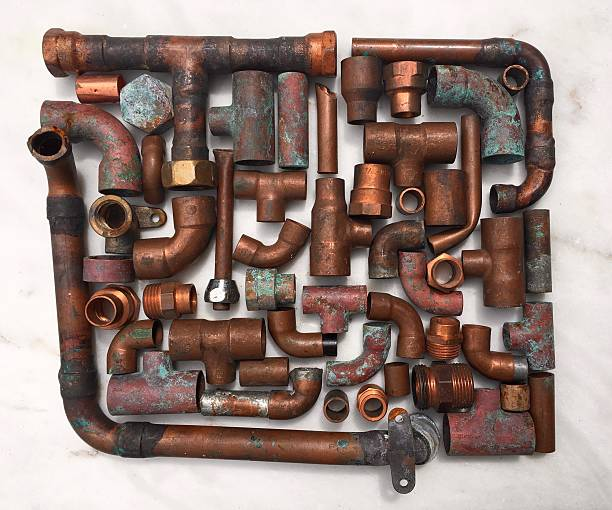
#> input picture Images/img3.jpg, 612 x 510 px
$ jupyter execute CorrosionDetection.ipynb
#> lines starting #> are read from the running program, lines starting #| are printed output that depends on the picture; after the words box and inside, x2 and y2 are one past the last pixel; in counts of white or black regions, pixels touching at a corner belong together; long printed decimals are rounded
# Corrosion Detection

### Detection of corrosion using Image Processing

[cell 1]
import cv2
#import PIL
import matplotlib.pyplot as plt
import numpy as np
#from PIL import Image

[cell 2]
file_path = 'Images/img3.jpg'
img = cv2.imread(file_path)
#> img is the input picture: shape (510, 612, 3); mean B, G, R 124.6, 131.4, 150.6
org = cv2.cvtColor(img, cv2.COLOR_BGR2RGB)
plt.imshow(org)

[cell 3]
resized_img = cv2.resize(org, (256, 256), interpolation = cv2.INTER_NEAREST)
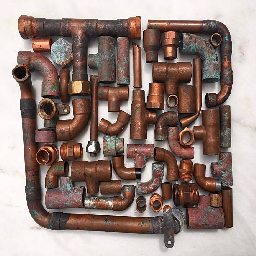
#> resized_img: shape (256, 256, 3); mean R, G, B 150.8, 131.5, 124.8
plt.imshow(resized_img)

[cell 4]
from mpl_toolkits.mplot3d import Axes3D
from matplotlib import cm
from matplotlib import colors

[cell 5]
r, g, b = cv2.split(resized_img)
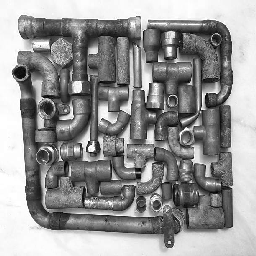
#> r: shape (256, 256); min 0, max 255, mean 150.8
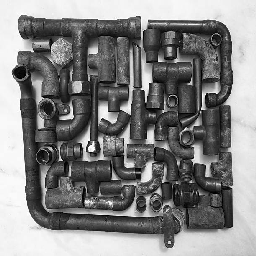
#> g: shape (256, 256); min 0, max 255, mean 131.5
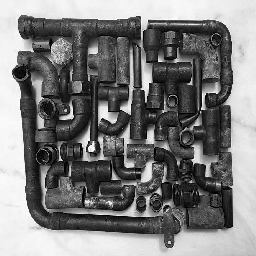
#> b: shape (256, 256); min 0, max 255, mean 124.8
fig = plt.figure()
axis = fig.add_subplot(1, 1, 1, projection="3d")
pixel_colors = resized_img.reshape((np.shape(resized_img)[0]*np.shape(resized_img)[1], 3))
norm = colors.Normalize(vmin=-1.,vmax=1.)
norm.autoscale(pixel_colors)
pixel_colors = norm(pixel_colors).tolist()
#> pixel_colors = 65536 items
axis.scatter(r.flatten(), g.flatten(), b.flatten(), facecolors=pixel_colors, marker=".")
axis.set_xlabel("Red")
axis.set_ylabel("Green")
axis.set_zlabel("Blue")
plt.show()
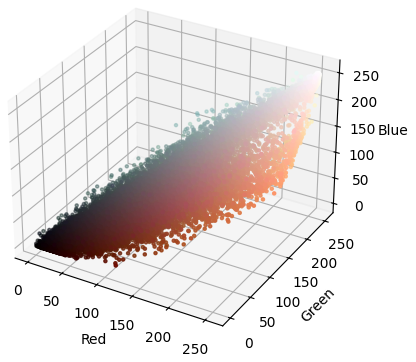
#> figure drawn by matplotlib, 1 panel

[cell 6]
from matplotlib import pyplot as plt
import cv2


resized_img2 = cv2.cvtColor(resized_img, cv2.COLOR_RGB2HSV)
#> resized_img2: shape (256, 256, 3); mean H, S, V 27.6, 64.7, 151.1

H, S, V = resized_img[:,:,0],resized_img[:,:,1],resized_img[:,:,2]

plt.figure(figsize=(10,8))
plt.subplot(311)                             #plot in the first cell
plt.subplots_adjust(hspace=.5)
plt.title("Hue")
plt.hist(np.ndarray.flatten(H), bins=180)
plt.subplot(312)                             #plot in the second cell
plt.title("Saturation")
plt.hist(np.ndarray.flatten(S), bins=128)
plt.subplot(313)                             #plot in the third cell
plt.title("Luminosity Value")
plt.hist(np.ndarray.flatten(V), bins=128)
plt.show()
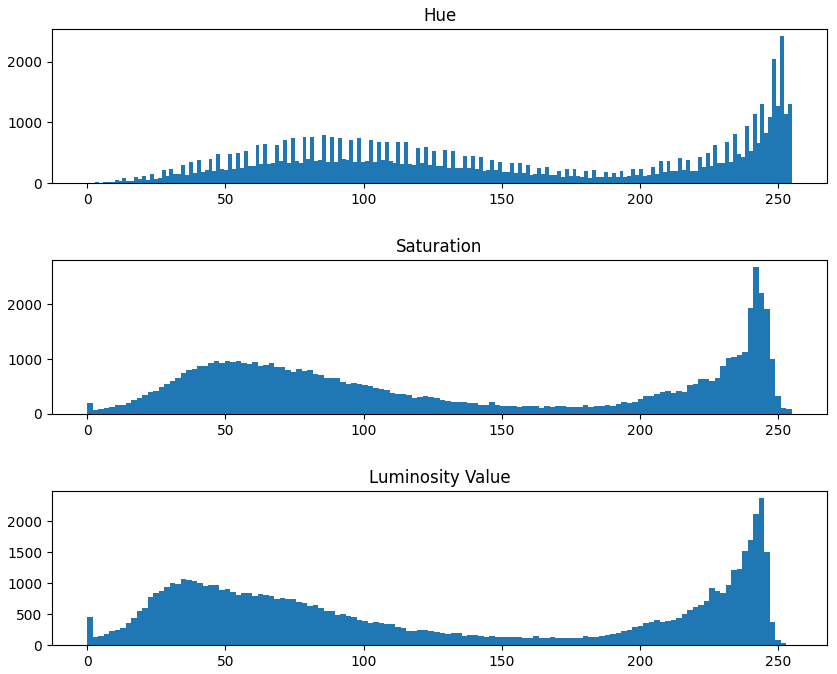
#> figure drawn by matplotlib, 3 panels; panel 1: tallest bar 2422 high, from x = 250.8 to 252.2; panel 2: tallest bar 2677 high, from x = 241.1 to 243; panel 3: tallest bar 2375 high, from x = 243 to 245
V

[cell 7]
frame=cv2.cvtColor(resized_img, cv2.COLOR_BGR2HSV)
#> frame: shape (256, 256, 3); mean H, S, V 110.7, 64.7, 151.1
plt.imshow(frame)

[cell 8]
lower = np.array([70, 25, 25])
upper = np.array([200,140, 150])


mask = cv2.inRange(frame,lower, upper)
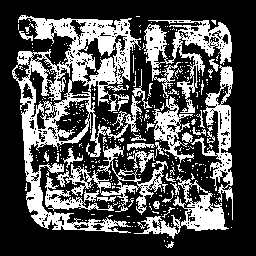
#> mask: shape (256, 256); 31.7% white; 346 white regions (312 under 20 px)
plt.subplot(121)
plt.imshow(resized_img)
plt.subplot(122)
plt.imshow(mask)

[cell 9]
area = 0
contours, hierarchy = cv2.findContours(mask, cv2.RETR_TREE, cv2.CHAIN_APPROX_SIMPLE)
#> contours = 1008 contours, 936 with area under 20; largest, box (x1, y1, x2, y2) and area: (12, 15, 152, 233) 12050, (144, 20, 232, 113) 2529, (134, 176, 229, 239) 1742, (191, 65, 233, 220) 1666, (56, 144, 168, 215) 1421
for pic, contour in enumerate(contours):
    area = area + cv2.contourArea(contour)
#> this loop made 1008 passes
#> (contour, area) on passes 12 to 14: ([[133, 222], [134, 222]], 23), ([[128, 222], [129, 222]], 23), ([[85, 220], [86, 220]], 23)
#> after the loop, area = 29953.5
perc = (100 * area)/65536
#> perc = 45.71
print(perc)
#| 45.705

$ run again, with Images/img1.jpg copied over Images/img3.jpg
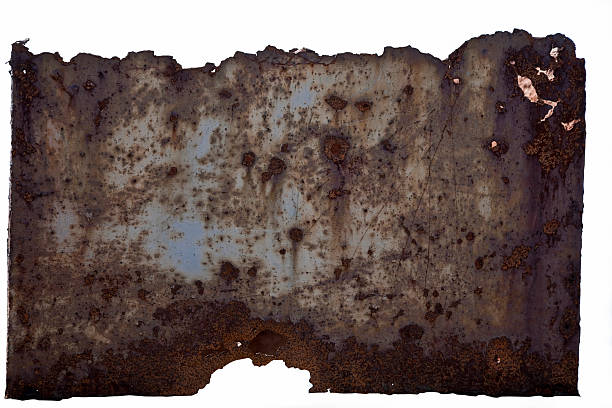
#> input picture Images/img1.jpg, 612 x 408 px
#> img is the input picture: shape (408, 612, 3); mean B, G, R 99.6, 102.9, 117.5
#> `r, g, b = cv2.split(resized_img)`:
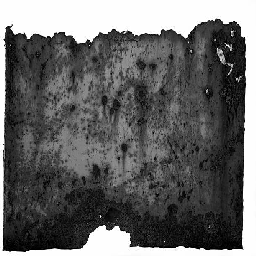
#> g: shape (256, 256); min 0, max 255, mean 102.8
#> pixel_colors = 65536 items
#> resized_img2: shape (256, 256, 3); mean H, S, V 39, 73.5, 117.7
#> frame: shape (256, 256, 3); mean H, S, V 91.2, 73.5, 117.7
#> `mask = cv2.inRange(frame,lower, upper)`:
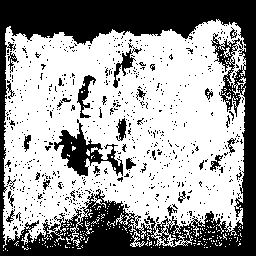
#> mask: shape (256, 256); 61.3% white; 716 black regions (684 under 20 px)
#> contours = 1370 contours, 1310 with area under 20; largest, box (x1, y1, x2, y2) and area: (3, 19, 246, 248) 44660, (53, 122, 124, 177) 1585, (211, 35, 242, 113) 924, (76, 74, 97, 119) 378, (112, 48, 135, 89) 318
#> the loop `for pic, contour in enumerate(contours):` made 1370 passes
#> (contour, area) on passes 1 to 3: ([[7, 250]], 0), ([[3, 250]], 0), ([[77, 248], [80, 248]], 0)
#> after the loop `for pic, contour in enumerate(contours):`: area = 54321.5
#> perc = 82.89
#| 82.888

$ run again, with Images/img4.jpg copied over Images/img3.jpg
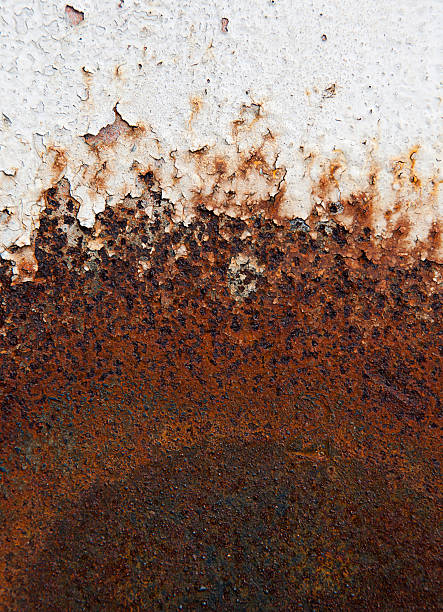
#> input picture Images/img4.jpg, 443 x 612 px
#> img is the input picture: shape (612, 443, 3); mean B, G, R 95.4, 106.8, 132.5
#> `r, g, b = cv2.split(resized_img)`:
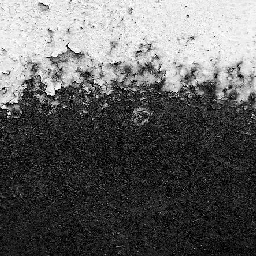
#> b: shape (256, 256); min 0, max 255, mean 95.9
#> pixel_colors = 65536 items
#> resized_img2: shape (256, 256, 3); mean H, S, V 40.6, 109.2, 134.2
#> frame: shape (256, 256, 3); mean H, S, V 95.7, 109.2, 134.2
#> `mask = cv2.inRange(frame,lower, upper)`:
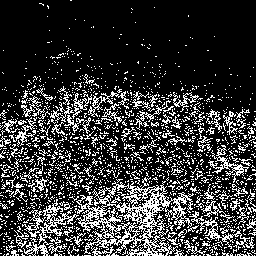
#> mask: shape (256, 256); 21.8% white in thin lines or dots
#> contours = 2196 contours, 2124 with area under 20; largest, box (x1, y1, x2, y2) and area: (76, 177, 194, 256) 4560, (22, 199, 79, 256) 884, (107, 184, 135, 209) 359, (189, 211, 255, 249) 253, (208, 145, 249, 183) 230
#> the loop `for pic, contour in enumerate(contours):` made 2196 passes
#> (contour, area) on passes 33, 37, 38: ([[0, 253], [1, 253]], 23.5), ([[244, 251], [244, 252], [245, 251]], 34), ([[242, 251]], 34)
#> after the loop `for pic, contour in enumerate(contours):`: area = 13774.5
#> perc = 21.02
#| 21.018
